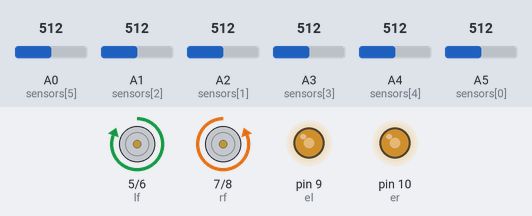
A sketch run on a simulated Arduino Uno, built with avr-gcc and run on an emulated ATmega328P. On the bench: motor-driver pin pairs drawn as motors (green arrow = first pin HIGH = forward, orange = second pin HIGH = backward, longer = more drive), output pins drawn as LEDs (lit = HIGH). The test bench sets the inputs (shaded band); at power-on: A0 (sensors[5]) = 512, A1 (sensors[2]) = 512, A2 (sensors[1]) = 512, A3 (sensors[3]) = 512, A4 (sensors[4]) = 512, A5 (sensors[0]) = 512. What the sketch prints to the serial monitor is not drawn.

Above: at 0.1 s.
At 0.5 s:
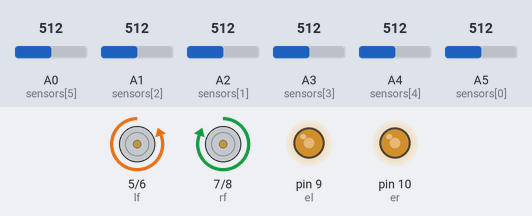
At 1.6 s:
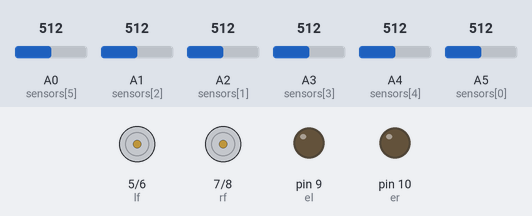
Timing chart, 0 to 3.1 s (numbered marks = the images above):
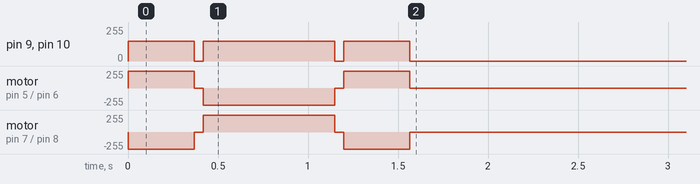

The sketch:

LT2.ino
```cpp
int a=1; // line black=0, white=1
#define Kp .15 // experiment to determine this, start by something small that just makes your bot follow the line at a slow speed
#define Kd .5 // experiment to determine this, slowly increase the speeds and adjust this value. ( Note: Kp < Kd)
#define rightMaxSpeed 250 // max speed of the robot
#define leftMaxSpeed 250 // max speed of the robot
#define rightBaseSpeed 200 // this is the speed at which the motors should spin when the robot is perfectly on the line
#define leftBaseSpeed 200  // this is the speed at which the motors should spin when the robot is perfectly on the line
#define NUM_SENSORS  6
int el=9;
int er=10;
int lf = 5;
int lb = 6;
int rf = 7;
int rb = 8;
 int i;
 int forwards=0;
int sensors[]={A5, A2, A1, A3, A4,A0};
int sv[NUM_SENSORS],temp[NUM_SENSORS],maxv[NUM_SENSORS],minv[NUM_SENSORS],threshold[NUM_SENSORS];
int sv2[NUM_SENSORS];
unsigned long int sum=0,ts=0,ps=0,ls=0,rs=0,ms=0,ols,ors;
int bspeed =130;
int SPEED;
int MSPEED=200;
int lastError = 0;
  int position;
  int position2;
    int vleft=0;
    int vstraight=0;
    int vright=0;


void setup() {

Serial.begin(115200);
  pinMode(el, OUTPUT);
  pinMode(er, OUTPUT);
  pinMode(lf, OUTPUT);
  pinMode(lb, OUTPUT);
  pinMode(rf, OUTPUT);
  pinMode(rb, OUTPUT);
  digitalWrite(el, HIGH);
  digitalWrite(er, HIGH);

calibration();


}

void loop() {
      //followline();
}
```

follow.ino
```cpp
int tdelay=60;
void followline()
{
   lastError = 0;
  while(1)
  {
    sensorread();
        int error = position - 1500;

  int motorSpeed = Kp * error + Kd * (error - lastError);
  lastError = error;

  int rightMotorSpeed = rightBaseSpeed + motorSpeed;
  int leftMotorSpeed = leftBaseSpeed - motorSpeed;


  if (rightMotorSpeed > rightMaxSpeed ) rightMotorSpeed = rightMaxSpeed; // prevent the motor from going beyond max speed
  if (leftMotorSpeed > leftMaxSpeed ) leftMotorSpeed = leftMaxSpeed; // prevent the motor from going beyond max speed
  if (rightMotorSpeed < -rightMaxSpeed) rightMotorSpeed = -rightMaxSpeed; // keep the motor speed positive
  if (leftMotorSpeed < -leftMaxSpeed) leftMotorSpeed = -leftMaxSpeed; // keep the motor speed positive

if((position!=0)&&(position!=3000))//&&((sensorValues2[0]<cr)||(sensorValues2[1]<cr)))
   {
     mway3(leftMotorSpeed,rightMotorSpeed);
   }
   else // if (((position==0)||(position==3000)))
{
  if (vleft==1)
  mway3(-MSPEED,MSPEED);
  if (vright==1)
  mway3(MSPEED,-MSPEED);
}
AcuteAngle:
if((sv2[0]==1)||(sv2[5]==1))//||((position==0)&&(position==3000)))
{
      vleft=0;
    vstraight=0;
    vright=0;
    if(sv2[0]==1)
    vleft=1;
    if(sv2[5]==1)
    vright=1;
}
}
}
```

sensorread.ino
```cpp
int sensorread()
{
   sum=0;
   ls=0;
   rs=0;
  // read the input on analog pin 0:
  for (int i=0;i<NUM_SENSORS;i++){

  sv[i] = analogRead(sensors[i]);
  // print out the value you read:

  if(sv[i]>threshold[i])
    sv2[i]=a;
    else
    sv2[i]=1-a;
  Serial.print(sv2[i]);
  Serial.print('\t');
  }


   for (int i=1;i<(NUM_SENSORS-1);i++)
   {
    ls=ls+sv2[i];
    rs=rs+(1000*(i-1)*sv2[i]);
    sum=sum*10+sv2[i];
   }
   if (ls==0)
   {
    if (position>1500)
    position=3000;
    else
    position=0;
   }
   else
   position=rs/ls;
   Serial.print(sum);
    Serial.print('\t');
    Serial.print(position);
   Serial.println();
  delay(1);        // delay in between reads for stability
}
void calibration()
{
  for (int i=0;i<NUM_SENSORS;i++)
{
    maxv[i] = analogRead(sensors[i]);
    minv[i] = analogRead(sensors[i]);
}

mway3(150,-150);   //right
 for (int j=0;j<100;j++)
 {
  for (int i=0;i<NUM_SENSORS;i++)
  {
    temp[i] = analogRead(sensors[i]);
    if(temp[i]>maxv[i])
    maxv[i]=temp[i];
    if(temp[i]<minv[i])
    minv[i]=temp[i];
  }
  delay(3);
 }

mway3(0,0);  //stop
delay(50);
mway3(-150,150);    //left
 for (int j=0;j<200;j++)
 {
  for (int i=0;i<NUM_SENSORS;i++)
  {
    temp[i] = analogRead(sensors[i]);
    if(temp[i]>maxv[i])
    maxv[i]=temp[i];
    if(temp[i]<minv[i])
    minv[i]=temp[i];
  }
  delay(3);
 }
 mway3(0,0);
delay(50);
mway3(150,-150); //right
 for (int j=0;j<100;j++)
 {
  for (int i=0;i<NUM_SENSORS;i++)
  {
    temp[i] = analogRead(sensors[i]);
    if(temp[i]>maxv[i])
    maxv[i]=temp[i];
    if(temp[i]<minv[i])
    minv[i]=temp[i];
  }
  delay(3);
 }
mway3(0,0);
delay(50);
for(i=0;i<NUM_SENSORS;i++)
{
threshold[i]= minv[i] + (maxv[i]-minv[i])/2;
Serial.print(threshold[i]);
  Serial.print('\t');
}
}
```

triangle_motor_analog2.ino
```cpp
void mway3(int lspeed,int rspeed )
{

  if (lspeed==0)
  {
        digitalWrite(lf, LOW);
        digitalWrite(lb, LOW);
  }
  else if(lspeed>0)
  {
        digitalWrite(lf, HIGH);
        digitalWrite(lb, LOW);
  }
  else if(lspeed<0)
  {
        lspeed=-lspeed;
        digitalWrite(lf, LOW);
        digitalWrite(lb, HIGH);
  }
if (rspeed==0)
  {
        digitalWrite(rf, LOW);
        digitalWrite(rb, LOW);
  }
  else if(rspeed>0)
  {
        digitalWrite(rf, HIGH);
        digitalWrite(rb, LOW);
  }
  else if(rspeed<0)
  {
        rspeed=-rspeed;
        digitalWrite(rf, LOW);
        digitalWrite(rb, HIGH);
  }
 analogWrite(el, lspeed);
 analogWrite(er, rspeed);
}
```
